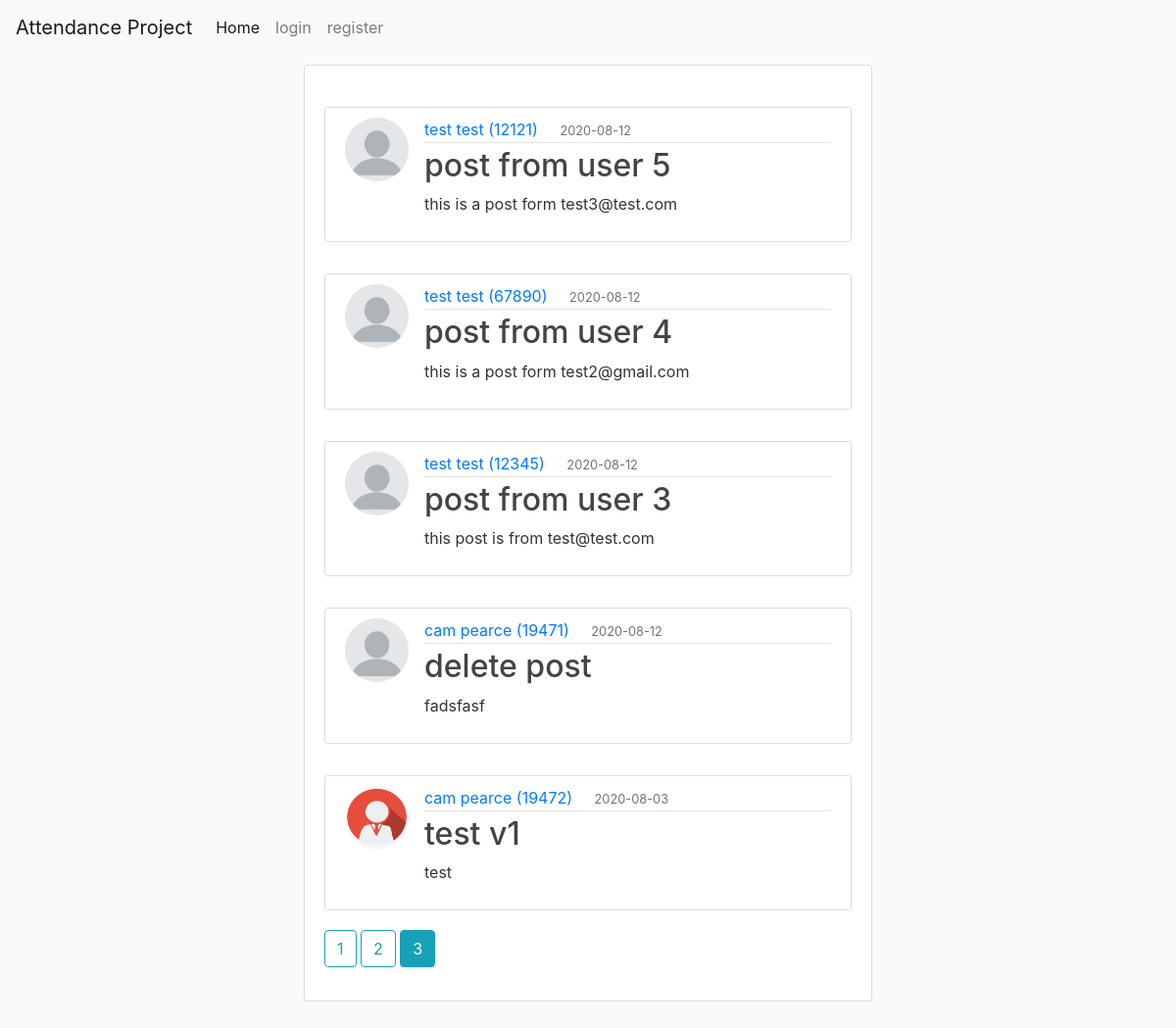
The app's page /?page=3, older data.
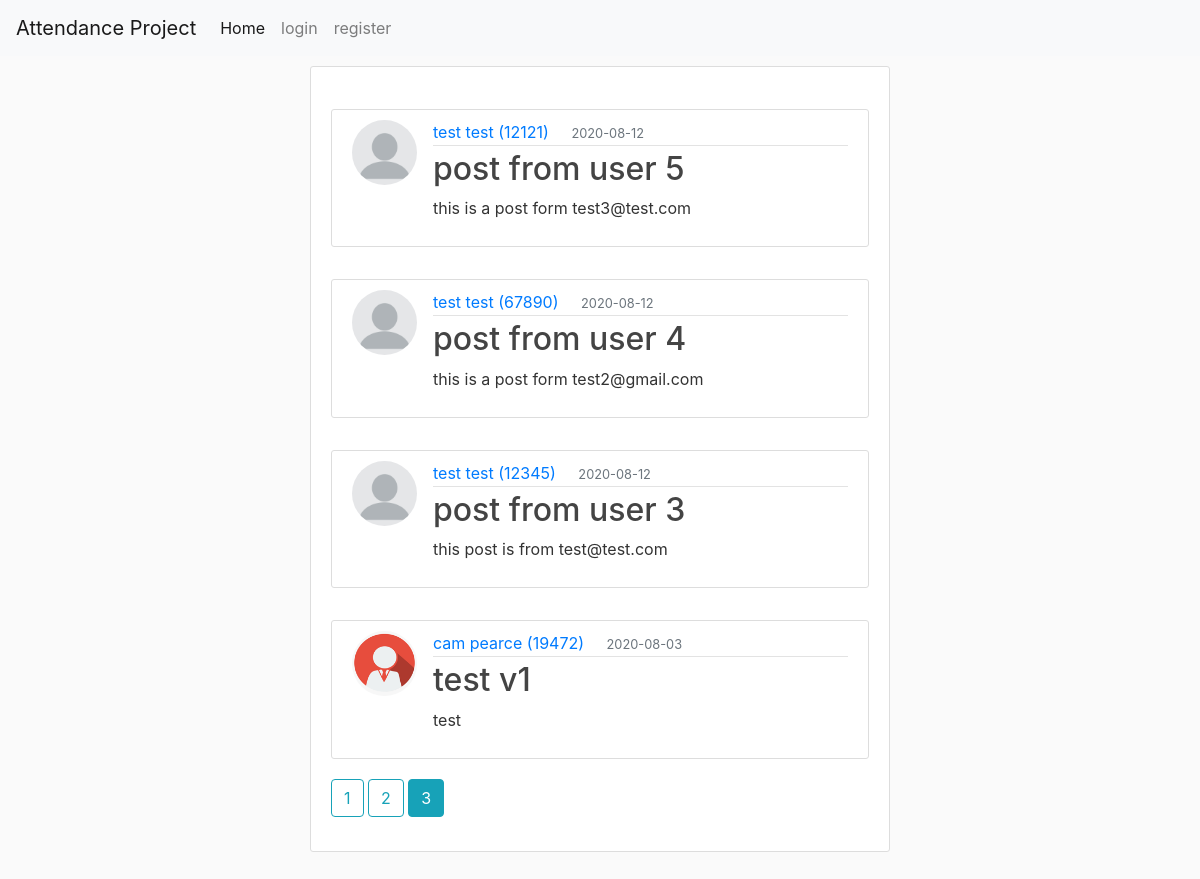
The same page, newer data.
### attendance/models.py (models this page shows, shortened)
class Post(db.Model):
    id = db.Column(db.Integer, primary_key=True)
    title = db.Column(db.String(20), nullable=False)
    date_posted = db.Column(db.DateTime, nullable=False, default=datetime.utcnow)
    content = db.Column(db.Text, nullable=False)
    user_id = db.Column(db.Integer, db.ForeignKey('user.id'), nullable=False)

class User(UserMixin ,db.Model):
    id = db.Column(db.Integer, primary_key=True)
    fname = db.Column(db.String(20), nullable=True)
    lname = db.Column(db.String(20), nullable=True)
    student_id = db.Column(db.String(20), unique=True, nullable=False)
    email = db.Column(db.String(120), unique=True, nullable=False)
    image_file = db.Column(db.String(20), nullable=False, default='default.jpg')
    password = db.Column(db.String(60), nullable=False)
    posts = db.relationship('Post', backref='author', lazy=True)

### attendance/main/routes.py (the view)
@main.route('/', methods=["GET", "POST"])
def home():
    page = request.args.get('page', 1, type=int)
    posts = Post.query.order_by(Post.date_posted.desc()).paginate(page=page, per_page=5) # number is amount of posts per page -- orders posts by newest (date_posted.desc)
    return render_template('home.html', posts=posts)

### attendance/templates/home.html (shortened to what this page needs)
{%extends "layout.html"%}
{% block content %}
<body>
    <div class="container">
        <div class="content-section">
            {% for post in posts.items %}
            <article class="media content-section">
                <img class="rounded-circle article-img" src="{{ url_for('static', filename='profile_pics/' + post.author.image_file) }}" alt="">
                <div class="media-body">
                <div class="article-metadata">
                    <a class="mr-2" href="{{ url_for('users.user_posts', student_id=post.author.student_id) }}">{{ post.author.fname }} {{ post.author.lname}} ({{ post.author.student_id }})</a>
                    <small class="text-muted">{{ post.date_posted.strftime('%Y-%m-%d') }}</small>
                </div>
                <h2><a class="article-title" href="{{url_for('posts.post', post_id=post.id )}}">{{ post.title }}</a></h2>
                <p class="article-content">{{ post.content }}</p>
                </div>
                </article>
            {% endfor %}
            {% for page_num in posts.iter_pages(left_edge=1, right_edge=1, left_current=1, right_current=3) %}
                {% if page_num %}
                    {% if posts.page == page_num %}
                        <a class='btn btn-info mb-4' href="{{ url_for('main.home', page=page_num) }}">{{ page_num }}</a>
                    {% else %}
                        <a class='btn btn-outline-info mb-4' href="{{ url_for('main.home', page=page_num) }}">{{ page_num }}</a>
                    {% endif %}
                {% else %}
                    ...
                {% endif %}
            {% endfor %}
        </div>
    </div>
</body>
{% endblock %}

### attendance/templates/layout.html (shortened to what this page needs)
<!DOCTYPE html>
<html>
<head>
    <link rel="stylesheet" href="{{ url_for('static', filename='css/bootstrap.min.css') }}" rel="stylesheet" media="screen">
    <link rel="stylesheet" href="https://maxcdn.bootstraprapcdn.com/bootstrap/4.0.0/css/bootstrap.min.css">
    <link rel="stylesheet" href="{{ url_for('static', filename='css/style.css') }}">
</head>
<body>
    <div id="wrapper">
        {%include "navigation.html" %}
        {%block content%}{%endblock%}
        <br>
    </div>
</body>
</html>

### attendance/templates/navigation.html (shortened to what this page needs)
<nav class="navbar navbar-expand-lg navbar-light bg-light">
  <a class="navbar-brand" href="#">Attendance Project</a>
  <div class="collapse navbar-collapse" id="navbarNavAltMarkup">
    <div class="navbar-nav">
      <a class="nav-item nav-link active" href="{{ url_for('main.home') }}">Home <span class="sr-only">(current)</span></a>
      {% if current_user.is_authenticated %}
      <a class="nav-item nav-link" href="{{ url_for('users.account') }}">Account</a>
      <a class="nav-item nav-link" href="{{ url_for('posts.new_post') }}">New Post</a>
      <a class="nav-item nav-link" href="{{ url_for('users.logout') }}" tabindex="-1" aria-disabled="true">Logout</a>
      {% else %}
      <a class="nav-item nav-link" href="{{ url_for('users.login') }}">login</a>
      <a class="nav-item nav-link" href="{{ url_for('users.register') }}">register</a>
      {% endif %}
    </div>
  </div>
</nav>

### attendance/static/css/style.css (style rules this page uses)
body { background: #fafafa; color: #333333; }
h1, h2, h3, h4, h5, h6 { color: #444444; }
.container { width: 50%; margin: auto; padding: 10px; }
small.text-muted { text-align: center; width: 50%; margin: auto; padding: 10px; }
.media { margin-top: 2rem; }
.article-title { color: #444444; }
.article-content { white-space: pre-line; }
.article-img { height: 65px; width: 65px; margin-right: 16px; }
.article-metadata { padding-bottom: 1px; margin-bottom: 4px; border-bottom: 1px solid #e3e3e3 }
.content-section { background: #ffffff; padding: 10px 20px; border: 1px solid #dddddd; border-radius: 3px; margin-bottom: 20px; }

Row changes from the older to the newer data that the page shows:
removed Post: image_file (picture), author.fname "cam", author.lname "pearce", author.student_id "19471", date_posted "2020-08-12", title "delete post", content "fadsfasf"
